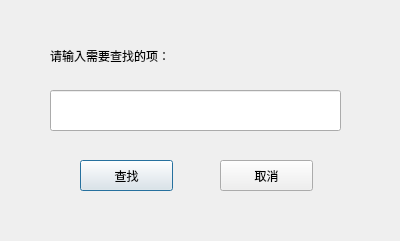
<?xml version="1.0" encoding="UTF-8"?>
<ui version="4.0">
 <class>itemSearchDialog</class>
 <widget class="QDialog" name="itemSearchDialog">
  <property name="geometry">
   <rect>
    <x>0</x>
    <y>0</y>
    <width>400</width>
    <height>241</height>
   </rect>
  </property>
  <property name="windowTitle">
   <string>查找</string>
  </property>
  <widget class="QLabel" name="label">
   <property name="geometry">
    <rect>
     <x>50</x>
     <y>40</y>
     <width>171</width>
     <height>31</height>
    </rect>
   </property>
   <property name="text">
    <string>请输入需要查找的项：</string>
   </property>
   <property name="textFormat">
    <enum>Qt::AutoText</enum>
   </property>
  </widget>
  <widget class="QLineEdit" name="lineEdit">
   <property name="geometry">
    <rect>
     <x>50</x>
     <y>90</y>
     <width>291</width>
     <height>41</height>
    </rect>
   </property>
  </widget>
  <widget class="QPushButton" name="okBtn">
   <property name="geometry">
    <rect>
     <x>80</x>
     <y>160</y>
     <width>93</width>
     <height>31</height>
    </rect>
   </property>
   <property name="text">
    <string>查找</string>
   </property>
  </widget>
  <widget class="QPushButton" name="cancelBtn">
   <property name="geometry">
    <rect>
     <x>220</x>
     <y>160</y>
     <width>93</width>
     <height>31</height>
    </rect>
   </property>
   <property name="text">
    <string>取消</string>
   </property>
  </widget>
 </widget>
 <resources/>
 <connections/>
</ui>
